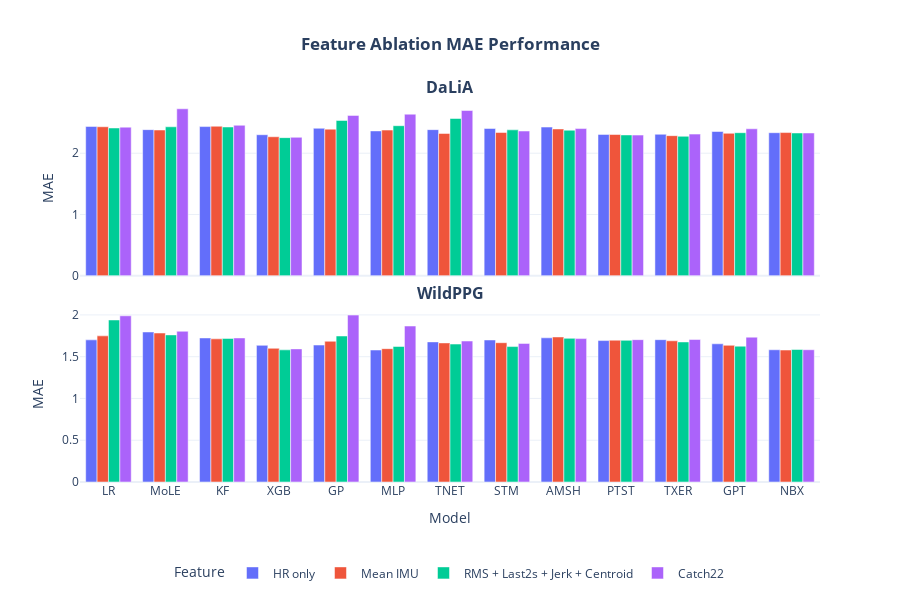

Notebook code for this chart:
### Code cell
import plotly.colors as pc

feature_to_name = {"none": "HR only", "mean": "Mean IMU", "rms_last2s_rms_jerk_centroid": "RMS + Last2s + Jerk + Centroid", "catch22": "Catch22"}

metric = "MAE"
look_back_window = 30
prediction_window = 3

models = MODELS.copy()
models.remove("msar")

# Fixed colors per feature (stable across subplots)
feature_colors = {
    feature: pc.qualitative.Plotly[i % len(pc.qualitative.Plotly)]
    for i, feature in enumerate(features)
}

fig = make_subplots(
    rows=len(datasets),
    cols=1,
    shared_xaxes=True,
    subplot_titles=[f"<b>{dataset_to_name[dataset]}</b>" for dataset in datasets],
    vertical_spacing=0.08,
)

for row, dataset in enumerate(datasets, start=1):
    for feature in features:
        x_vals = []
        y_vals = []

        metr_feature = feature_metrics[dataset][feature]

        for model in models:
            if (
                model in metr_feature
                and look_back_window in metr_feature[model]
                and prediction_window in metr_feature[model][look_back_window]
                and metric in metr_feature[model][look_back_window][prediction_window]
            ):
                val = metr_feature[model][look_back_window][prediction_window][metric]
            else:
                val = np.nan

            x_vals.append(model_to_abbr[model])
            y_vals.append(val)

        fig.add_trace(
            go.Bar(
                x=x_vals,
                y=y_vals,
                name=feature_to_name[feature],
                showlegend=(row == 1),
                legendgroup=feature,
                marker_color=feature_colors[feature],  # fixed color
            ),
            row=row,
            col=1,
        )

fig.update_layout(
    barmode="group",
    height=300 * len(datasets),
    title_text="<b>Feature Ablation MAE Performance</b>",
    title_x = 0.5,
    template="plotly_white",
    legend_title_text="Feature",
    legend=dict(
        orientation="h",
        yanchor="top",
        y=-0.2,          # move underneath plots
        xanchor="center",
        x=0.5
    )
)

fig.update_xaxes(title_text="Model", row=len(datasets), col=1)

for r in range(1, len(datasets) + 1):
    fig.update_yaxes(title_text=metric, row=r, col=1)

fig.show()

### Figure 1 — Plotly figure (JSON) as saved in the notebook; plotly's stock layout.template omitted (floating-point values rounded to 4 significant figures)
{"data": [{"legendgroup": "none", "marker": {"color": "#636EFA"}, "name": "HR only", "showlegend": true, "type": "bar", "x": ["LR", "MoLE", "KF", "XGB", "GP", "MLP", "TNET", "STM", "AMSH", "PTST", "TXER", "GPT", "NBX"], "xaxis": "x", "y": [2.437, 2.386, 2.436, 2.302, 2.408, 2.365, 2.385, 2.404, 2.427, 2.308, 2.31, 2.355, 2.336], "yaxis": "y"}, {"legendgroup": "mean", "marker": {"color": "#EF553B"}, "name": "Mean IMU", "showlegend": true, "type": "bar", "x": ["LR", "MoLE", "KF", "XGB", "GP", "MLP", "TNET", "STM", "AMSH", "PTST", "TXER", "GPT", "NBX"], "xaxis": "x", "y": [2.433, 2.379, 2.441, 2.269, 2.394, 2.378, 2.323, 2.338, 2.397, 2.306, 2.287, 2.325, 2.338], "yaxis": "y"}, {"legendgroup": "rms_last2s_rms_jerk_centroid", "marker": {"color": "#00CC96"}, "name": "RMS + Last2s + Jerk + Centroid", "showlegend": true, "type": "bar", "x": ["LR", "MoLE", "KF", "XGB", "GP", "MLP", "TNET", "STM", "AMSH", "PTST", "TXER", "GPT", "NBX"], "xaxis": "x", "y": [2.413, 2.432, 2.429, 2.255, 2.535, 2.45, 2.567, 2.382, 2.376, 2.299, 2.277, 2.335, 2.331], "yaxis": "y"}, {"legendgroup": "catch22", "marker": {"color": "#AB63FA"}, "name": "Catch22", "showlegend": true, "type": "bar", "x": ["LR", "MoLE", "KF", "XGB", "GP", "MLP", "TNET", "STM", "AMSH", "PTST", "TXER", "GPT", "NBX"], "xaxis": "x", "y": [2.426, 2.726, 2.457, 2.26, 2.618, 2.638, 2.698, 2.363, 2.403, 2.296, 2.312, 2.399, 2.331], "yaxis": "y"}, {"legendgroup": "none", "marker": {"color": "#636EFA"}, "name": "HR only", "showlegend": false, "type": "bar", "x": ["LR", "MoLE", "KF", "XGB", "GP", "MLP", "TNET", "STM", "AMSH", "PTST", "TXER", "GPT", "NBX"], "xaxis": "x2", "y": [1.701, 1.796, 1.724, 1.636, 1.639, 1.58, 1.677, 1.7, 1.726, 1.693, 1.704, 1.654, 1.583], "yaxis": "y2"}, {"legendgroup": "mean", "marker": {"color": "#EF553B"}, "name": "Mean IMU", "showlegend": false, "type": "bar", "x": ["LR", "MoLE", "KF", "XGB", "GP", "MLP", "TNET", "STM", "AMSH", "PTST", "TXER", "GPT", "NBX"], "xaxis": "x2", "y": [1.749, 1.783, 1.714, 1.6, 1.685, 1.596, 1.665, 1.667, 1.736, 1.698, 1.69, 1.636, 1.579], "yaxis": "y2"}, {"legendgroup": "rms_last2s_rms_jerk_centroid", "marker": {"color": "#00CC96"}, "name": "RMS + Last2s + Jerk + Centroid", "showlegend": false, "type": "bar", "x": ["LR", "MoLE", "KF", "XGB", "GP", "MLP", "TNET", "STM", "AMSH", "PTST", "TXER", "GPT", "NBX"], "xaxis": "x2", "y": [1.939, 1.761, 1.719, 1.582, 1.748, 1.622, 1.651, 1.621, 1.72, 1.696, 1.676, 1.626, 1.586], "yaxis": "y2"}, {"legendgroup": "catch22", "marker": {"color": "#AB63FA"}, "name": "Catch22", "showlegend": false, "type": "bar", "x": ["LR", "MoLE", "KF", "XGB", "GP", "MLP", "TNET", "STM", "AMSH", "PTST", "TXER", "GPT", "NBX"], "xaxis": "x2", "y": [1.989, 1.804, 1.724, 1.594, 1.998, 1.867, 1.688, 1.659, 1.717, 1.704, 1.705, 1.734, 1.583], "yaxis": "y2"}], "layout": {"annotations": [{"font": {"size": 16}, "showarrow": false, "text": "<b>DaLiA</b>", "x": 0.5, "xanchor": "center", "xref": "paper", "y": 1, "yanchor": "bottom", "yref": "paper"}, {"font": {"size": 16}, "showarrow": false, "text": "<b>WildPPG</b>", "x": 0.5, "xanchor": "center", "xref": "paper", "y": 0.46, "yanchor": "bottom", "yref": "paper"}], "barmode": "group", "height": 600, "legend": {"orientation": "h", "title": {"text": "Feature"}, "x": 0.5, "xanchor": "center", "y": -0.2, "yanchor": "top"}, "title": {"text": "<b>Feature Ablation MAE Performance</b>", "x": 0.5}, "xaxis": {"anchor": "y", "domain": [0, 1], "matches": "x2", "showticklabels": false}, "xaxis2": {"anchor": "y2", "domain": [0, 1], "title": {"text": "Model"}}, "yaxis": {"anchor": "x", "domain": [0.54, 1], "title": {"text": "MAE"}}, "yaxis2": {"anchor": "x2", "domain": [0, 0.46], "title": {"text": "MAE"}}}}
